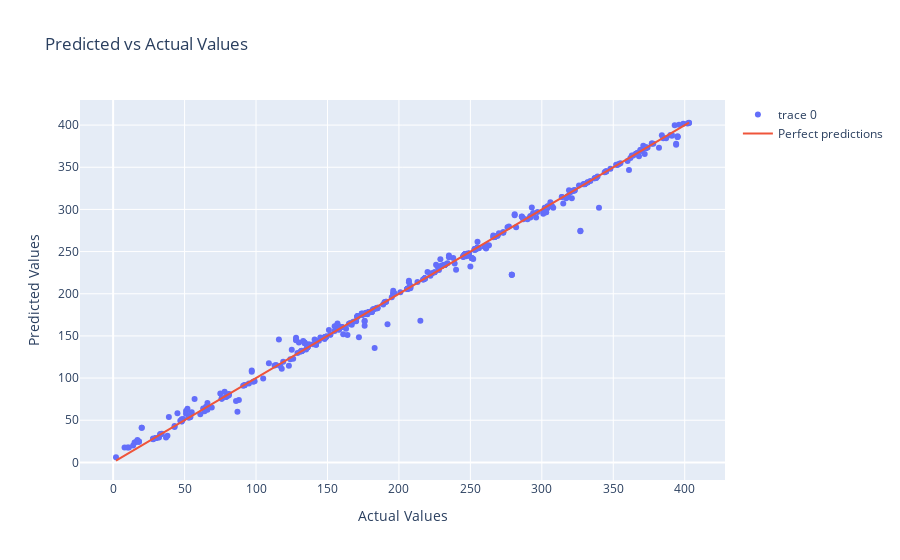

Source (notebook cell):
### Markdown cell above
## Predictions
- The model predictions (`y_pred`) are generated using the `predict` method of the `grid_search` object, which contains the trained model. These predictions are based on the `X_test` dataset.

## Creating the Scatter Plot
- A scatter plot is created using `go.Figure` and adding a scatter trace with `go.Scatter`. The plot has actual values (`y_test`) on the x-axis and predicted values (`y_pred`) on the y-axis.
- Each point in the scatter plot represents an individual observation from the test set, with its actual and predicted value.

## Adding a Line for Perfect Predictions
- A line representing perfect predictions is added to the plot. This line is where the predicted values exactly match the actual values. It's created using another `go.Scatter` trace where both x and y are set to `y_test`.
- The addition of this line provides a reference for evaluating the accuracy of the model's predictions. Points lying on or close to this line indicate accurate predictions.

### Code cell
import plotly.graph_objects as go
import plotly.express as px

# Use the best model to make predictions on the test set
y_pred = grid_search.predict(X_test)

# Create a scatter plot of predicted vs actual values
fig = go.Figure(data=go.Scatter(x=y_test, y=y_pred, mode='markers'))

# Add a line for perfect predictions
fig.add_trace(go.Scatter(x=y_test, y=y_test, mode='lines', name='Perfect predictions'))

# Add title and labels
fig.update_layout(title='Predicted vs Actual Values',
                  xaxis_title='Actual Values',
                  yaxis_title='Predicted Values')

# Show the plot
fig.show()
fig.write_html("Assets/new_regression.html")

### Figure 1 — Plotly figure (JSON) as saved in the notebook; plotly's stock layout.template omitted (floating-point values rounded to 4 significant figures; data arrays with more than 128 entries replaced by an {"elided": "..."} marker saying what was removed)
{"data": [{"mode": "markers", "type": "scatter", "x": {"elided": "461 int values"}, "y": {"elided": "461 float values"}}, {"mode": "lines", "name": "Perfect predictions", "type": "scatter", "x": {"elided": "461 int values"}, "y": {"elided": "461 int values"}}], "layout": {"title": {"text": "Predicted vs Actual Values"}, "xaxis": {"title": {"text": "Actual Values"}}, "yaxis": {"title": {"text": "Predicted Values"}}}}
